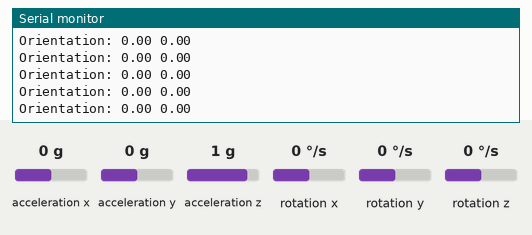
Bench run of a sketch on a simulated Arduino Uno, built with avr-gcc and run on an emulated ATmega328P. Shown: the last lines printed to the serial monitor. Inputs (shaded band) come from the test bench; at power-on: acceleration x 0 g, acceleration y 0 g, acceleration z 1 g, rotation x 0 °/s, rotation y 0 °/s, rotation z 0 °/s.

Above: at 1.7 s.
1.8 s: acceleration x set to -1.4 g
At 2.4 s:
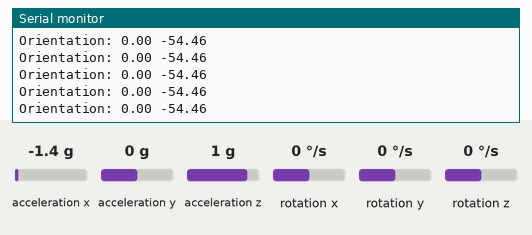
3.3 s: acceleration y set to -1.4 g
At 3.9 s:
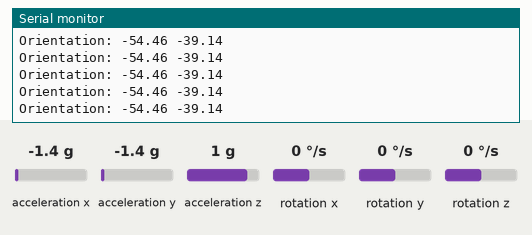
4.8 s: acceleration z set to -1.4 g
At 5.8 s:
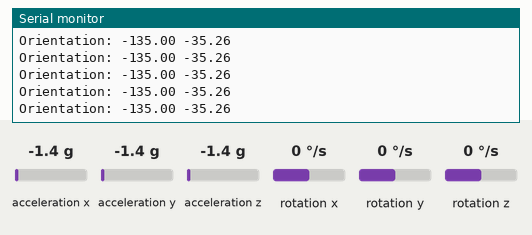
Timing chart, 0 to 7.8 s (numbered marks = the images above; inputs shaded):
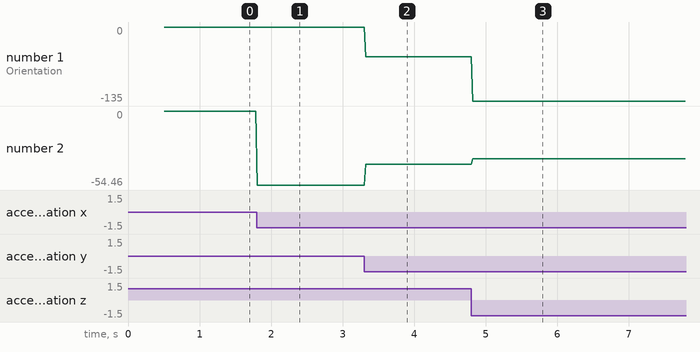

The sketch:

PFD_system.ino
```cpp
#include "I2Cdev.h"
#include "MPU6050_6Axis_MotionApps20.h"
#include "Wire.h"

MPU6050 mpu;
bool dmpReady = false;
uint16_t packetSize;
uint16_t fifoCount;
uint8_t fifoBuffer[64];
Quaternion q;
VectorFloat gravity;
float ypr[3];

void setup() {
    Wire.begin();
    Wire.setClock(400000);
    Serial.begin(115200);

    mpu.initialize();
    if (mpu.dmpInitialize() == 0) {
        mpu.setDMPEnabled(true);
        dmpReady = true;
        packetSize = mpu.dmpGetFIFOPacketSize();
    }
}

void loop() {
    if (!dmpReady) return;
    if (mpu.dmpGetCurrentFIFOPacket(fifoBuffer)) {
        mpu.dmpGetQuaternion(&q, fifoBuffer);
        mpu.dmpGetGravity(&gravity, &q);
        mpu.dmpGetYawPitchRoll(ypr, &q, &gravity);

        Serial.print("Orientation: ");
        Serial.print(ypr[2] * 180/M_PI); // Roll
        Serial.print(" ");
        Serial.println(ypr[1] * 180/M_PI); // Pitch
        delay(10);
    }
}
```

Measured:
- after the input at 1.8 s, the serial monitor: prints a new line at once (image 1)
- after the input at 3.3 s, the serial monitor: prints a new line at once (image 2)
- after the input at 4.8 s, the serial monitor: prints a new line at once (image 3)
- plotted number 1: -54.46 → -135 after the input at 4.8 s
- plotted number 2: 0 → -54.46 after the input at 1.8 s, -54.46 → -39.14 after the input at 3.3 s, -39.14 → -35.26 after the input at 4.8 s
